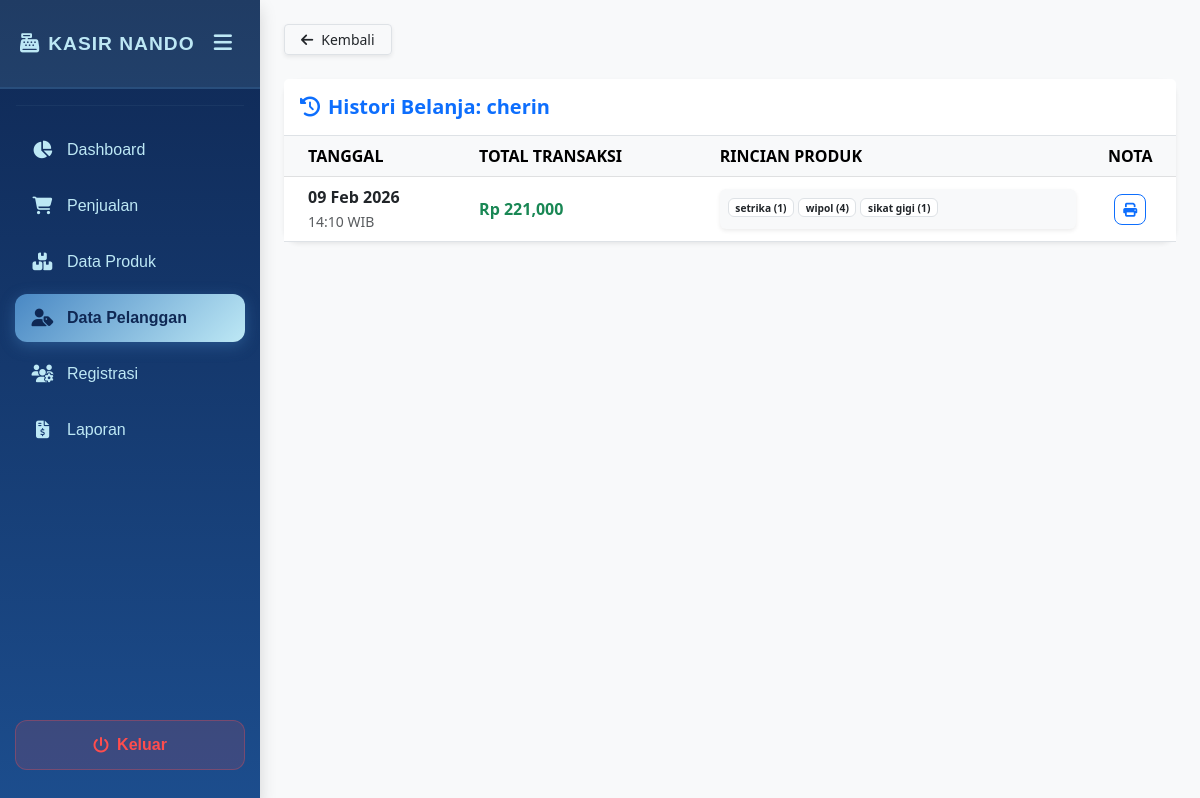
Screenshot of /admin/pelanggan/histori_belanja.php?id=2 (signed in) with the database file from the repository.
### tables this page shows
CREATE TABLE `pelanggan` (
  `PelangganID` int(11) NOT NULL,
  `NamaPelanggan` varchar(255) NOT NULL,
  `Alamat` text NOT NULL,
  `NomorTelepon` varchar(15) NOT NULL
);

CREATE TABLE `penjualan` (
  `PenjualanID` int(11) NOT NULL,
  `TanggalPenjualan` datetime NOT NULL DEFAULT current_timestamp(),
  `TotalHarga` decimal(10,2) NOT NULL,
  `PelangganID` int(11) NOT NULL
);

CREATE TABLE `detailpenjualan` (
  `DetailID` int(11) NOT NULL,
  `PenjualanID` int(11) NOT NULL,
  `ProdukID` int(11) NOT NULL,
  `JumlahProduk` int(11) NOT NULL,
  `Subtotal` decimal(10,2) NOT NULL
);

CREATE TABLE `produk` (
  `ProdukID` int(11) NOT NULL,
  `NamaProduk` varchar(255) NOT NULL,
  `Harga` decimal(10,2) NOT NULL,
  `Stok` int(11) NOT NULL
);

### admin/pelanggan/histori_belanja.php (the view, shortened to what this page needs)
<?php
include '../../main/connect.php';
$id = $_GET['id'];
$query_p = mysqli_query($conn, "SELECT * FROM pelanggan WHERE PelangganID='$id'");
$pelanggan = mysqli_fetch_array($query_p);
?>
<!DOCTYPE html>
<html lang="id">
<head>
    <link href="https://cdn.jsdelivr.net/npm/bootstrap@5.3.0/dist/css/bootstrap.min.css" rel="stylesheet">
    <link rel="stylesheet" href="https://cdnjs.cloudflare.com/ajax/libs/font-awesome/6.4.0/css/all.min.css">
</head>
<body class="bg-light">
    <div class="d-flex">
        <?php include '../../template/sidebar.php'; ?>
        <div class="container-fluid p-4">
            <div class="mb-4">
                <a href="index.php" class="btn btn-white shadow-sm btn-sm px-3 border"><i class="fas fa-arrow-left me-2"></i>Kembali</a>
            </div>
            <div class="card border-0 shadow-sm">
                <div class="card-header bg-white py-3 border-bottom">
                    <h5 class="fw-bold mb-0 text-primary"><i class="fas fa-history me-2"></i>Histori Belanja: <?= $pelanggan['NamaPelanggan']; ?></h5>
                </div>
                <div class="card-body p-0">
                    <div class="table-responsive">
                        <table class="table table-hover align-middle mb-0">
                            <thead class="table-light">
                                <tr>
                                    <th class="ps-4">TANGGAL</th>
                                    <th>TOTAL TRANSAKSI</th>
                                    <th>RINCIAN PRODUK</th>
                                    <th class="text-center">NOTA</th>
                                </tr>
                            </thead>
                            <tbody>
                                <?php
                                $sql = "SELECT * FROM penjualan WHERE PelangganID='$id' ORDER BY TanggalPenjualan DESC";
                                $query = mysqli_query($conn, $sql);
                                if(mysqli_num_rows($query) > 0) {
                                    while($t = mysqli_fetch_array($query)){
                                        $pID = $t['PenjualanID'];
                                ?>
                                <tr>
                                    <td class="ps-4">
                                        <div class="fw-bold"><?= date('d M Y', strtotime($t['TanggalPenjualan'])); ?></div>
                                        <small class="text-muted"><?= date('H:i', strtotime($t['TanggalPenjualan'])); ?> WIB</small>
                                    </td>
                                    <td class="fw-bold text-success">Rp <?= number_format($t['TotalHarga']); ?></td>
                                    <td>
                                        <div class="p-2 bg-light rounded shadow-sm" style="font-size: 0.85rem;">
                                        <?php
                                        $detail = mysqli_query($conn, "SELECT d.*, p.NamaProduk FROM detailpenjualan d JOIN produk p ON d.ProdukID = p.ProdukID WHERE d.PenjualanID='$pID'");
                                        while($d = mysqli_fetch_array($detail)){
                                            echo "<span class='badge bg-white text-dark border me-1 mb-1'>".$d['NamaProduk']." (".$d['JumlahProduk'].")</span>";
                                        }
                                        ?>
                                        </div>
                                    </td>
                                    <td class="text-center">
                                        <a href="../penjualan/detail.php?id=<?= $pID; ?>" class="btn btn-sm btn-outline-primary invoice-btn">
                                            <i class="fas fa-print"></i>
                                        </a>
                                    </td>
                                </tr>
                                <?php
                                    }
                                } else {
                                    echo "<tr><td colspan='4' class='text-center py-5 text-muted'>Belum ada histori transaksi.</td></tr>";
                                }
                                ?>
                            </tbody>
                        </table>
                    </div>
                </div>
            </div>
        </div>
    </div>
</body>
</html>

### admin/pelanggan/histori_belanja.php (style rules this page uses)
.card { border-radius: 15px; }
.invoice-btn { border-radius: 8px; transition: 0.3s; }

### rows the page displays
pelanggan: NamaPelanggan "cherin"
penjualan: TanggalPenjualan "09 Feb 2026", TanggalPenjualan "14:10", TotalHarga "221,000"
detailpenjualan: ProdukID.NamaProduk "setrika", JumlahProduk "1"
detailpenjualan: ProdukID.NamaProduk "wipol", JumlahProduk "4"
detailpenjualan: ProdukID.NamaProduk "sikat gigi", JumlahProduk "1"
